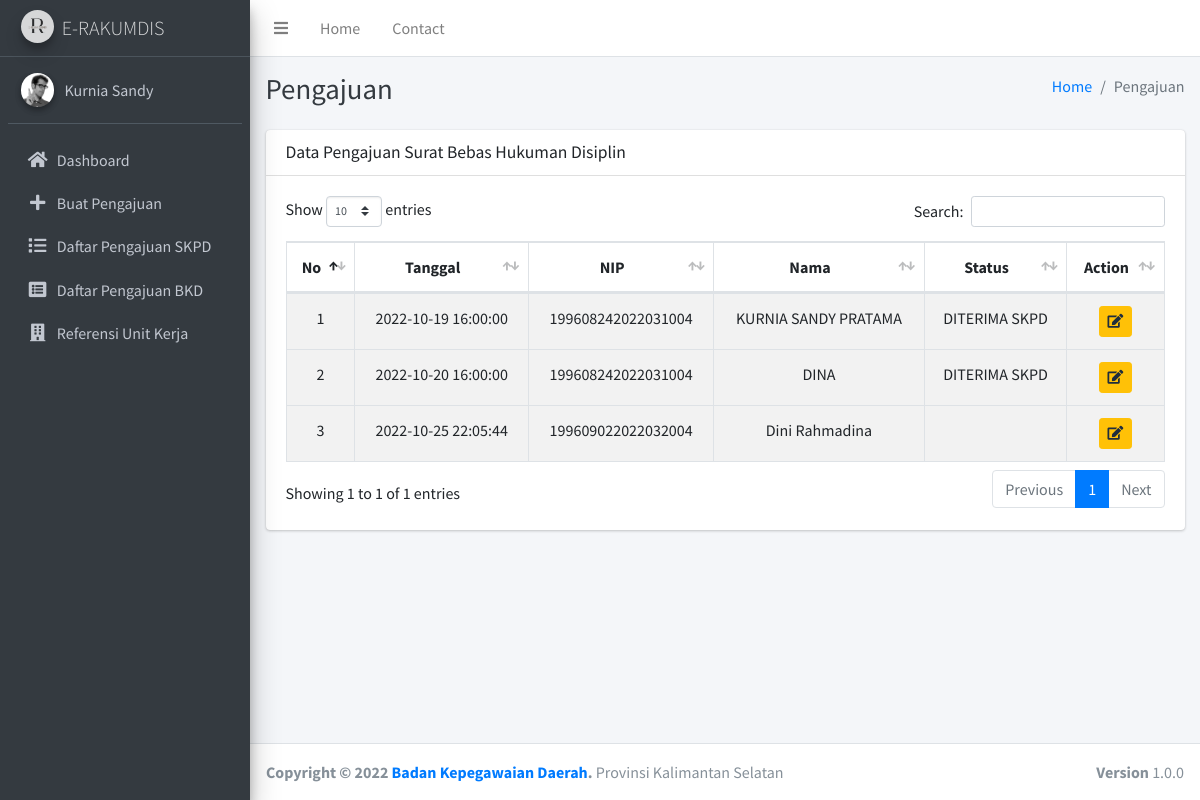
The app's page /index.php/pengajuan with its own data.
### tables this page shows
CREATE TABLE `tb_surat` (
  `no_tiket` int(11) NOT NULL,
  `tanggal` timestamp NOT NULL DEFAULT current_timestamp() ON UPDATE current_timestamp(),
  `nip` varchar(18) NOT NULL,
  `nama` varchar(100) NOT NULL,
  `pangkat` varchar(20) NOT NULL,
  `jabatan` varchar(50) NOT NULL,
  `satker` varchar(100) NOT NULL,
  `skpd` varchar(100) NOT NULL,
  `status` varchar(50) NOT NULL,
  `keterangan` varchar(150) NOT NULL,
  `dokumen` varchar(5) NOT NULL,
  `surat` varchar(5) NOT NULL
);

### application/controllers/Pengajuan.php (called while the page is built, shortened)
<?php
class Pengajuan extends CI_Controller {
    public function __construct()
    {
        $this->load->model("pengajuan_model");
    }
    public function index()
    {
        $data['title']= 'Pengajuan';
        $data['pengajuan']= $this->pengajuan_model->get_data('tb_surat')->result();
        $this->load->view('templates/header', $data);
        $this->load->view('templates/sidebar', $data);
        $this->load->view('pengajuan',$data);
        $this->load->view('templates/footer');
    }
}

### index.php (called while the page is built, shortened)
<?php
require_once BASEPATH.'core/CodeIgniter.php';

### application/models/Pengajuan_model.php (called while the page is built, shortened)
<?php
class Pengajuan_model extends CI_Model {
    public function get_data($table)
    {
        return $this->db->get($table);
    }
}

### application/views/pengajuan.php (the view, shortened to what this page needs)
<div class="card">
    <div class="card-header">
        <h3 class="card-title">Data Pengajuan Surat Bebas Hukuman Disiplin</h3>
    </div>
    <div class="card-body">
        <table id="example1" class="table table-bordered table-striped">
            <thead>
                <tr class="text-center">
                    <th>No</th>
                    <th>Tanggal</th>
                    <th>NIP</th>
                    <th>Nama</th>
                    <th>Status</th>
                    <th>Action</th>
                </tr>
            </thead>
            <?php $no =1;
            foreach ($pengajuan as $aju) : ?>
            <tbody>
                <tr class="text-center">
                    <td><?= $no++ ?></td>
                    <td><?= $aju->tanggal ?></td>
                    <td><?= $aju->nip ?></td>
                    <td><?= $aju->nama ?></td>
                    <td><?= $aju->status ?></td>
                    <td>
                        <button data-toggle="modal" data-target="#edit<?= $aju->no_tiket ?>" class="btn btn-warning btn-sm"><i class="fas fa-edit"></i></button>
                    </td>
                </tr>
                <?php endforeach ?>
            </tbody>
        </table>
    </div>
</div>

### records on screen
tb_surat: tanggal "2022-10-19 16:00:00", nip "199608242022031004", nama "KURNIA SANDY PRATAMA", status "DITERIMA SKPD"
tb_surat: tanggal "2022-10-20 16:00:00", nip "199608242022031004", nama "DINA", status "DITERIMA SKPD"
tb_surat: tanggal "2022-10-25 22:05:44", nip "199609022022032004", nama "Dini Rahmadina"

### other values on screen
$title "Pengajuan"
